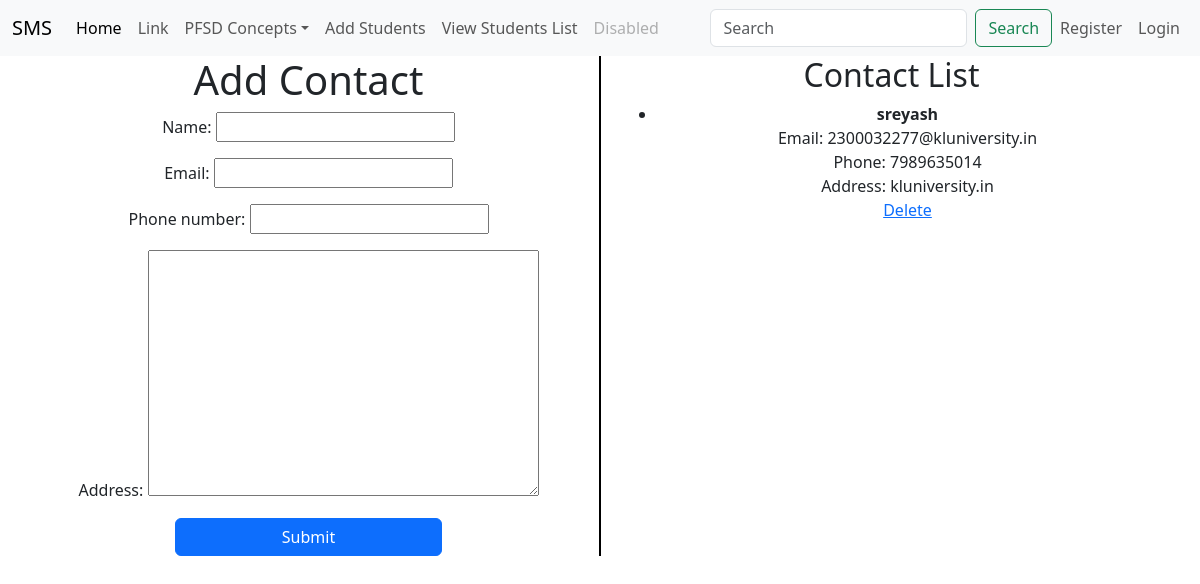
/contacts/, run on the app's committed database.
### adminapp/models.py (models this page shows, shortened)
class Contact(models.Model):
    name = models.CharField(max_length=100)
    email = models.EmailField()
    phone_number = models.CharField(max_length=15)
    address = models.TextField()

### adminapp/views.py (the view)
# urls.py: path('contacts/', views.contact_manager, name='contact_list'),
def contact_manager(request):
    form = ContactForm(request.POST or None)
    if request.method == 'POST' and form.is_valid():
        form.save()
        return redirect('contact_list')  # Redirect back to the contact list
    contacts = Contact.objects.all()
    return render(request, 'adminapp/contact_list.html', {'form': form, 'contacts': contacts})

### adminapp/forms.py
class ContactForm(forms.ModelForm):
    class Meta:
        model = Contact
        fields = ['name', 'email', 'phone_number', 'address']

### Templates/adminapp/contact_list.html (shortened to what this page needs)
{% extends 'Navbar/ProjectNavbar.html' %}
{% load static %}
{% block body %}
<div class="container text-center">
    <div class="row">
        <div class="col">
            <h1>Add Contact</h1>
            <form method="post" action="{% url 'contact_list' %}">{% csrf_token %}
                {{ form.as_p }}
                <div class="d-grid gap-2 col-6 mx-auto">
                    <button class="btn btn-primary" type="submit">Submit</button>
                </div>
            </form>
        </div>
        <div class="col-auto d-flex align-items-center">
            <div style="border-left: 2px solid black; height: 100%;"></div>
        </div>
        <div class="col">
            <h2>Contact List</h2>
            <ul>
                {% for contact in contacts %}
                    <li>
                        <strong>{{ contact.name }}</strong><br>
                        Email: {{ contact.email }}<br>
                        Phone: {{ contact.phone_number }}<br>
                        Address: {{ contact.address }}<br>
                        <a href="{% url 'delete_contact' contact.pk %}">Delete</a>
                    </li>
                {% endfor %}
            </ul>
        </div>
    </div>
</div>
{% endblock %}

### data on the page
Contact: name "sreyash", email "2300032277@kluniversity.in", phone_number "7989635014", address "kluniversity.in"
